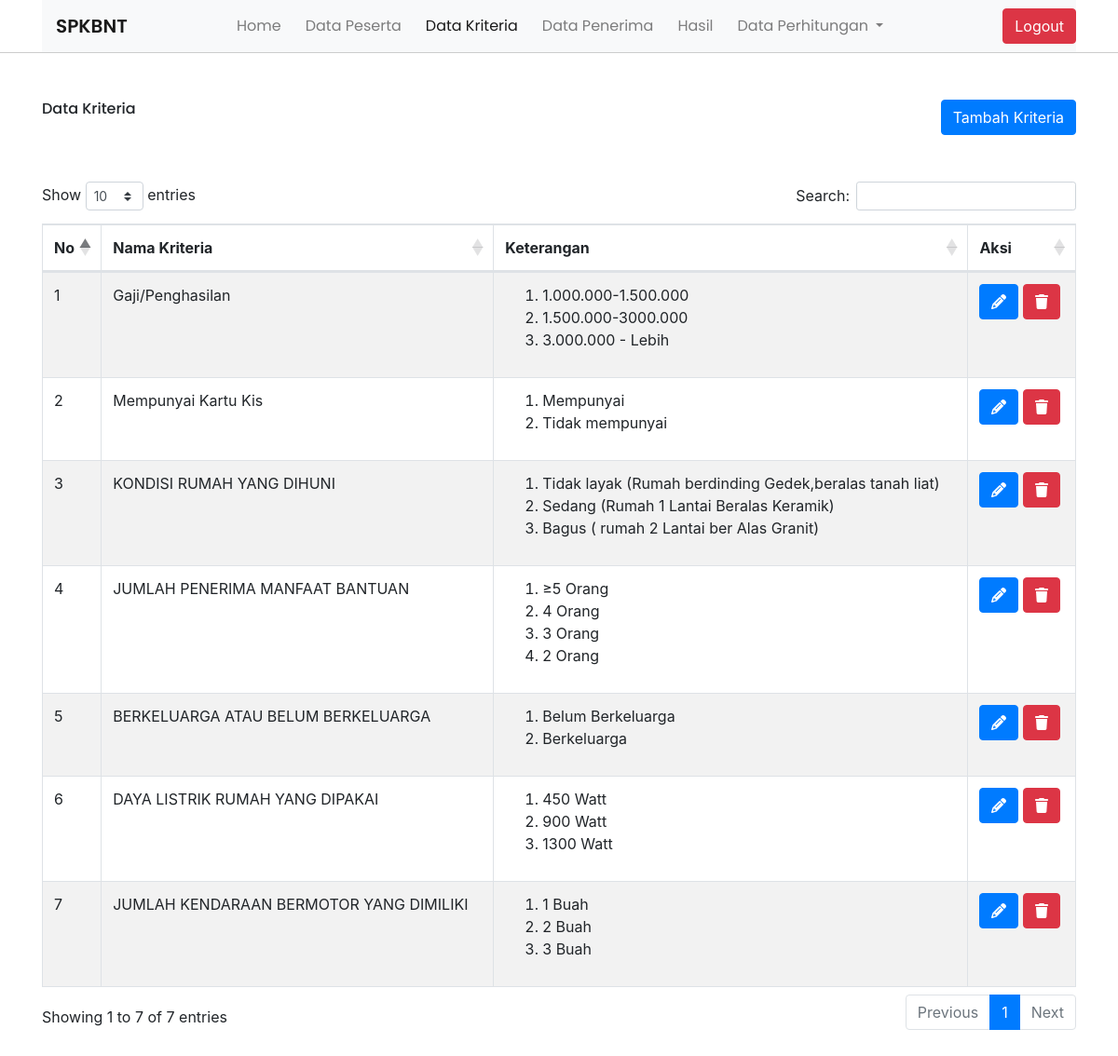
Screenshot of /kriteria.php (signed in) with the database file from the repository.
### tables this page shows
CREATE TABLE `kriteria` (
  `id_kriteria` int(11) NOT NULL,
  `nama_kriteria` varchar(123) NOT NULL
);

CREATE TABLE `detail_kriteria` (
  `id_detail_kriteria` int(11) NOT NULL,
  `id_kriteria` int(11) NOT NULL,
  `keterangan` varchar(128) NOT NULL,
  `nilai` int(11) NOT NULL
);

### functions.php (called while the page is built, shortened)
<?php $conn = mysqli_connect('localhost', 'root', '', 'spkbnt');
function query($query)
{
    global $conn;
    $result = mysqli_query($conn, $query);
    $rows = [];
    while ($row = mysqli_fetch_assoc($result)) {
        $rows[] = $row;
    }
    return $rows;
}
?>

### kriteria.php (the view, shortened to what this page needs)
<?php
require './functions.php';
?>
<!DOCTYPE html>
<html lang="en">
<head>
    <link rel="stylesheet" href="style/scss/bootstrap.css" />
    <link rel="stylesheet" href="https://cdnjs.cloudflare.com/ajax/libs/twitter-bootstrap/4.5.2/css/bootstrap.css" />
    <link rel="stylesheet" href="https://cdn.datatables.net/1.13.1/css/dataTables.bootstrap4.min.css" />
    <link rel="stylesheet" href="https://cdnjs.cloudflare.com/ajax/libs/font-awesome/6.1.1/css/all.min.css"
 />
    <link rel="stylesheet" href="https://cdn.datatables.net/buttons/2.3.2/css/buttons.bootstrap4.min.css" />
</head>
<body>
    <section class="header">
        <div class="container">
            <nav class="navbar navbar-expand-lg navbar-light bg-light"
                style="margin: 0; padding-right: 0; padding-left: 0">
                <a class="navbar-brand brand col-2" href="index.php">SPKBNT</a>
                <div class="collapse navbar-collapse" id="navbarNav">
                    <ul class="navbar-nav">
                        <li class="nav-item">
                            <a class="nav-link font-navbar" href="index.php">Home</a>
                        </li>
                        <li class="nav-item">
                            <a class="nav-link font-navbar" href="peserta.php">Data Peserta</a>
                        </li>
                        <li class="nav-item active">
                            <a class="nav-link font-navbar" href="kriteria.php">Data Kriteria</a>
                        </li>
                        <li class="nav-item">
                            <a class="nav-link font-navbar" href="penerima.php">Data Penerima</a>
                        </li>
                        <li class="nav-item">
                            <a class="nav-link font-navbar" href="hasil.php">Hasil</a>
                        </li>
                        <li class="nav-item dropdown">
                            <a class="nav-link dropdown-toggle font-navbar" href="#" id="navbarDropdown" role="button"
                                data-toggle="dropdown" aria-haspopup="true" aria-expanded="false">
                                Data Perhitungan
                            </a>
                        </li>
                    </ul>
                </div>
                <form method="POST" class="form">
                    <button class="btn btn-danger" name="submit_logout">Logout</button>
                </form>
            </nav>
        </div>
    </section>
    <section class="content">
        <div class="container">
            <div style="display: flex; justify-content: space-between">
                <h1 class="h1-brand">Data Kriteria</h1>
                <button class="btn btn-primary" data-toggle="modal" data-target="#modalKriteria">
                    Tambah Kriteria
                </button>
            </div>
            <div class="tabel">
                <table id="example" class="table table-striped table-bordered" style="width: 100%">
                    <thead class="table-data">
                        <tr>
                            <th>No</th>
                            <th>Nama Kriteria</th>
                            <th>Keterangan</th>
                            <th>Aksi</th>
                        </tr>
                    </thead>
                    <tbody>
                        <?php
                        $dataKriteria = query("SELECT * FROM kriteria");
                        $nomer = 1;
                            foreach($dataKriteria as $kriteria) : ?>
                        <tr>
                            <td><?= $nomer?></td>
                            <td><?= $kriteria["nama_kriteria"] ?></td>
                            <td class="">
                                <ol>
                                    <?php
                                    $idKriteria = $kriteria["id_kriteria"];
                                    $dataKeterangan = query("SELECT * FROM detail_kriteria WHERE id_kriteria = '$idKriteria'");
                                    foreach($dataKeterangan as $dataKeterangan):
                                    ?>
                                    <li><?=$dataKeterangan["keterangan"]?></li>
                                    <?php endforeach; ?>
                                </ol>
                            </td>
                            <td>
                                <button class="btn btn-primary btn-edit" data-id=<?=$idKriteria?>><i
                                        class="fas fa-pencil"></i></button>
                                <button class="btn btn-danger btn-delete" data-id=<?=$idKriteria?>><i
                                        class="fas fa-trash"></i></button>
                            </td>
                        </tr>
                        <?php $nomer++; endforeach; ?>
                    </tbody>
                </table>
            </div>
        </div>
    </section>
</body>
</html>

### rows the page displays
kriteria: nama_kriteria "Gaji/Penghasilan"
detail_kriteria: keterangan "1.000.000-1.500.000"
detail_kriteria: keterangan "1.500.000-3000.000"
detail_kriteria: keterangan "3.000.000 - Lebih"
kriteria: nama_kriteria "Mempunyai Kartu Kis"
detail_kriteria: keterangan "Mempunyai"
detail_kriteria: keterangan "Tidak mempunyai"
kriteria: nama_kriteria "KONDISI RUMAH YANG DIHUNI"
detail_kriteria: keterangan "Tidak layak (Rumah berdinding Gedek,beralas tanah liat)"
detail_kriteria: keterangan "Sedang (Rumah 1 Lantai Beralas Keramik)"
detail_kriteria: keterangan "Bagus ( rumah 2 Lantai ber Alas Granit)"
kriteria: nama_kriteria "JUMLAH PENERIMA MANFAAT BANTUAN"
detail_kriteria: keterangan "≥5 Orang"
detail_kriteria: keterangan "4 Orang"
detail_kriteria: keterangan "3 Orang"
detail_kriteria: keterangan "2 Orang"
kriteria: nama_kriteria "BERKELUARGA ATAU BELUM BERKELUARGA"
detail_kriteria: keterangan "Belum Berkeluarga"
detail_kriteria: keterangan "Berkeluarga"
kriteria: nama_kriteria "DAYA LISTRIK RUMAH YANG DIPAKAI"
detail_kriteria: keterangan "450 Watt"
detail_kriteria: keterangan "900 Watt"
detail_kriteria: keterangan "1300 Watt"
kriteria: nama_kriteria "JUMLAH KENDARAAN BERMOTOR YANG DIMILIKI"
detail_kriteria: keterangan "1 Buah"
detail_kriteria: keterangan "2 Buah"
detail_kriteria: keterangan "3 Buah"
